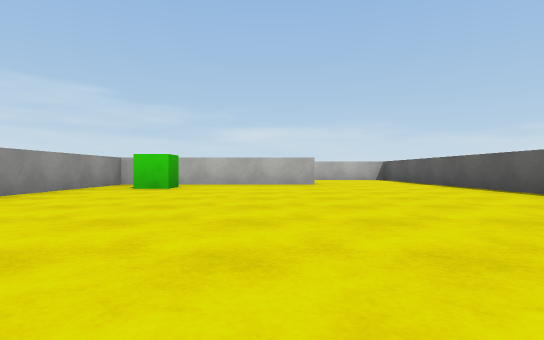
view 1 (above)

24 first-person views from a walk through a Unity game level. The camera is 0.27 m above the floor, looks level and sees 80° across. The floor is counted in squares, 1 m on a side. Each view is taken from the middle of a square. On the plan, view 1 faces up. The plan holds only what a view shows up to about 9 squares ahead; the rest is blank. The place goes on beyond the plan. The player character is not drawn. Surface patterns are stand-ins for the level's own textures.

view 2
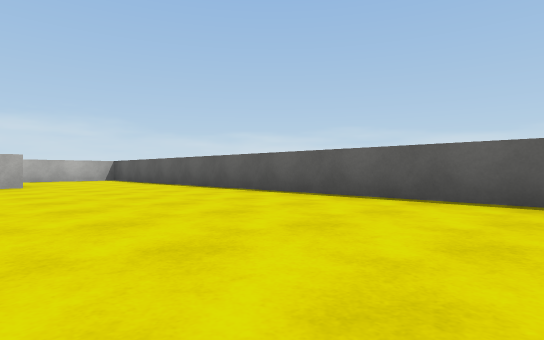

view 3
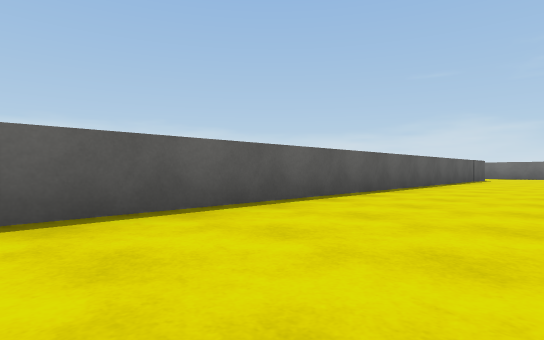

view 4
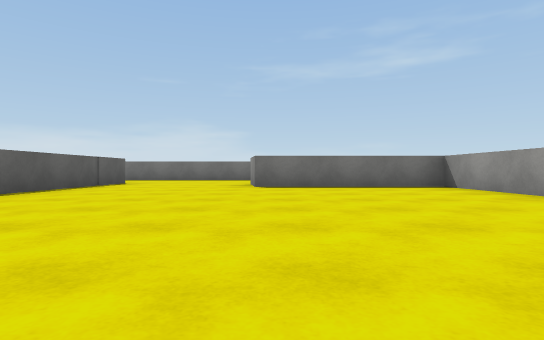

view 5
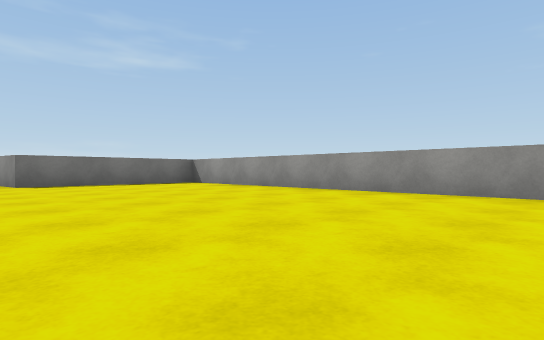

view 6
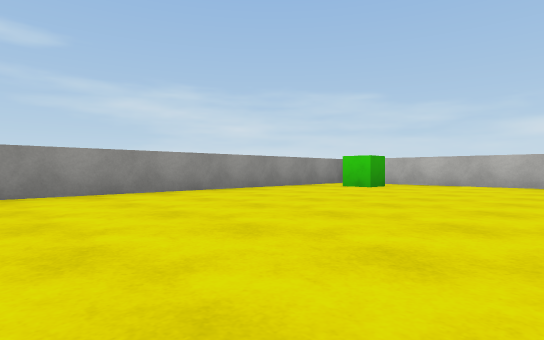

view 7
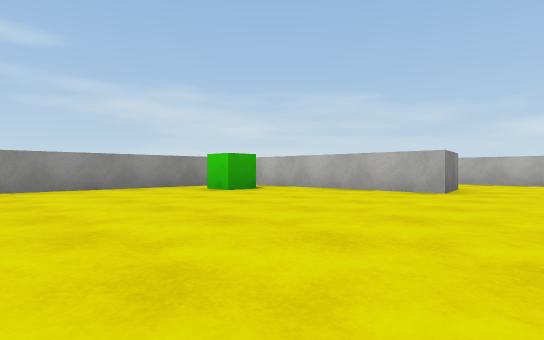

view 8
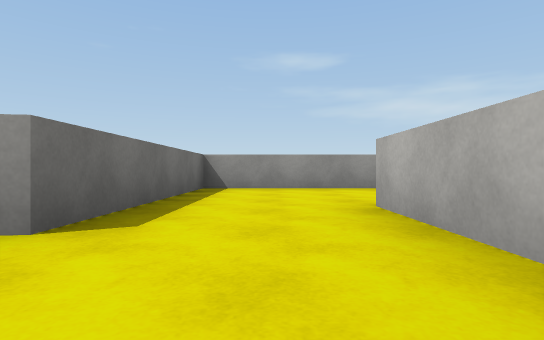

view 9
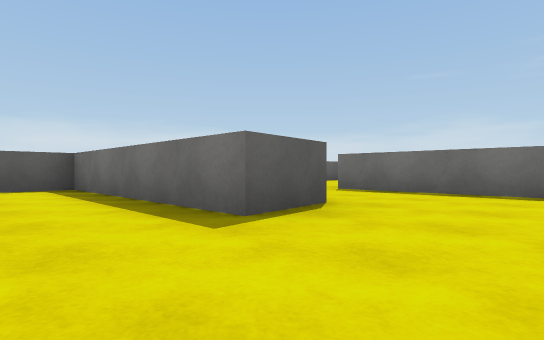

view 10
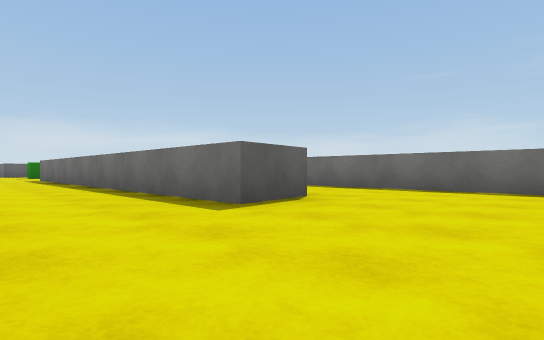

view 11
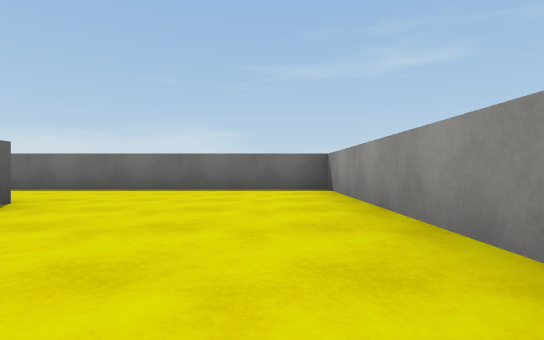

view 12
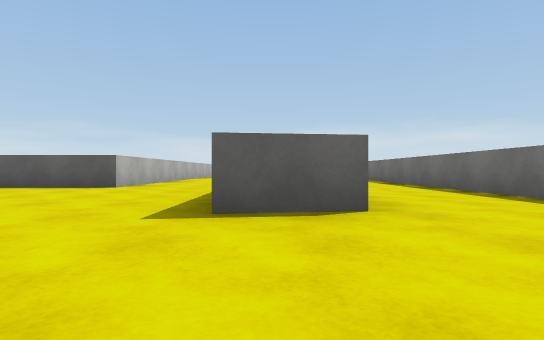

view 13
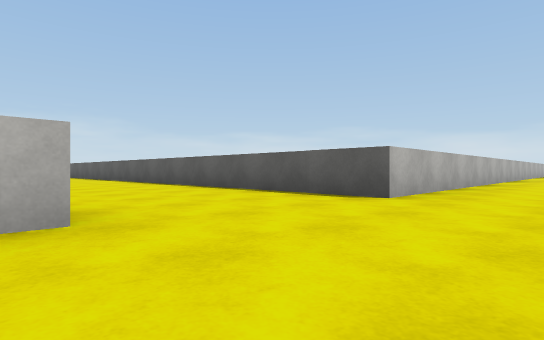

view 14
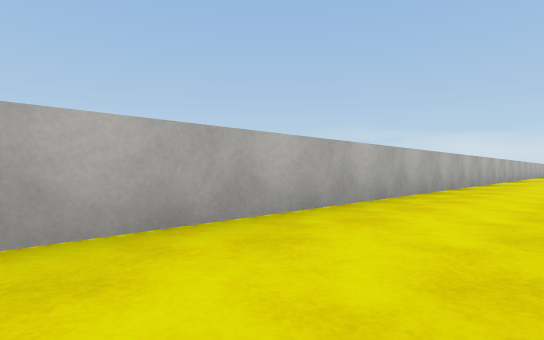

view 15
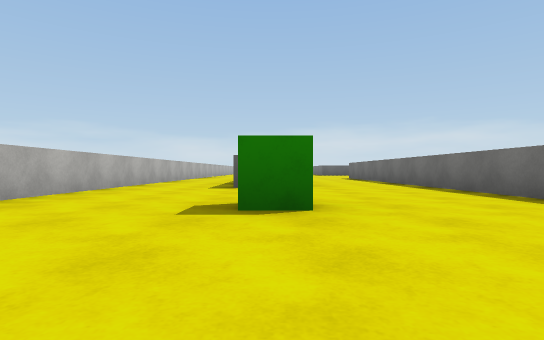

view 16
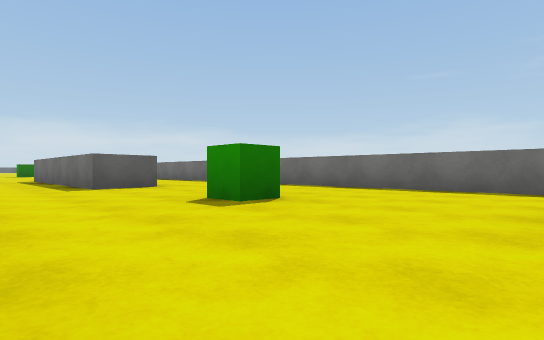

view 17
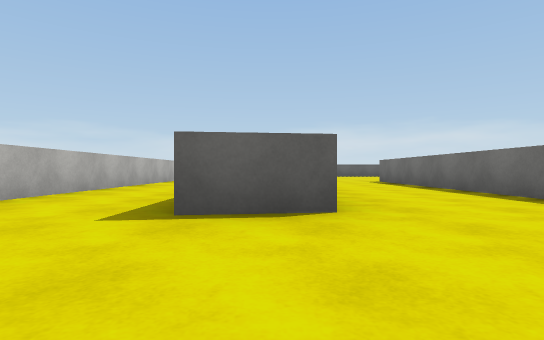

view 18
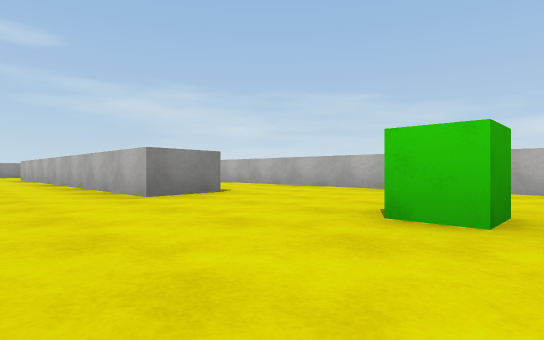

view 19
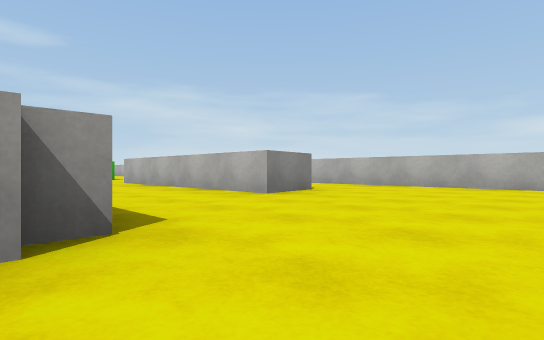

view 20
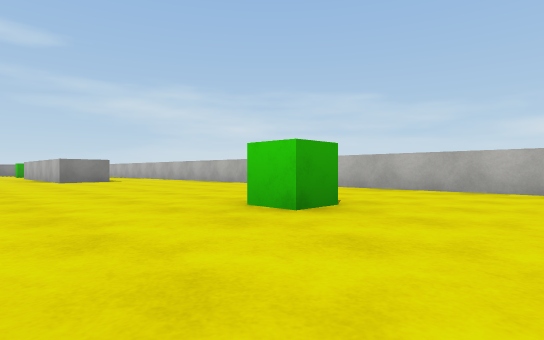

view 21
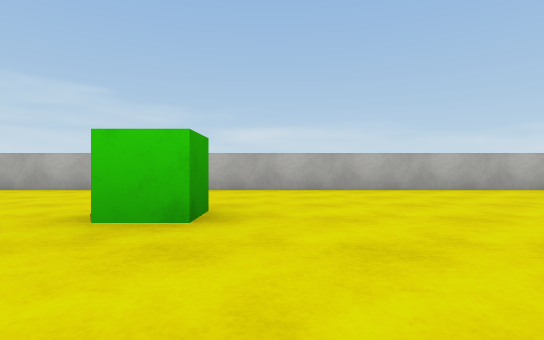

view 22
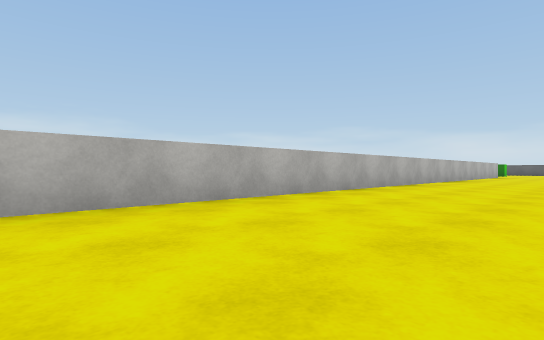

view 23
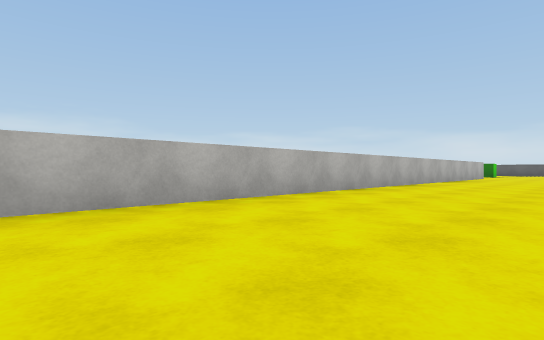

view 24
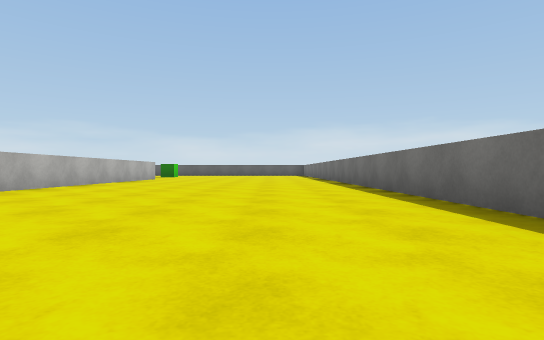

### Floor plan
Ten units are one square. View 1 is at (0, 0); x grows to the right and y downward. Boxes are objects, and circles mark ways between rooms. Rooms are numbered by the first view taken in them; rooms with no view inside come last. Other rooms are left out.
<svg viewBox="-33 -111 403 241">
<path fill="none" stroke="#000" d="M8 -60 -28 -60 -28 62 3 62 4 71M30 76 30 -56M7 -70 8 -60M30 -56 30 -88 6 -88M-4 -88 -6 -98 30 -98 30 -106M-28 -96 -28 -84M-28 89 -28 106M1 106 0 96M84 125 176 125M0 96 77 96 78 106 1 106M173 104 131 104 129 94 172 94M185 76 30 76M-28 106 -28 125 64 125M318 125 365 125M176 125 186 125M172 94 173 104M365 76 185 76M6 -88 -4 -88M-28 -84 -28 -70 7 -70"/>
<rect x="-25" y="-55" width="10" height="10" fill="#bbb"><title>green cube</title></rect>
<rect x="95" y="95" width="10" height="10" fill="#bbb"><title>green cube</title></rect>
<rect x="225" y="95" width="10" height="10" fill="#bbb"><title>green cube</title></rect>
<circle cx="15" cy="-65" r="3" fill="#2a7"/>
<circle cx="15" cy="70" r="3" fill="#2a7"/>
<circle cx="0" cy="-80" r="3" fill="#2a7"/>
<circle cx="-15" cy="-90" r="3" fill="#2a7"/>
<circle cx="-15" cy="100" r="3" fill="#2a7"/>
<circle cx="0" cy="85" r="3" fill="#2a7"/>
<circle cx="172" cy="100" r="3" fill="#2a7"/>
<text x="0" y="10">1</text>
<text x="10" y="-70">2</text>
<text x="0" y="-100">3</text>
<text x="-10" y="90">4</text>
<text x="80" y="100">5</text>
<text x="260" y="110">6</text>
<text x="-10" y="-80">7</text>
</svg>
Room 1 opens to room 2. Room 1 opens to room 5. Room 2 opens to room 7. Room 3 opens to room 7. Room 4 opens to room 5. Room 5 opens to room 6.

Where each view was taken, in squares from view 1:
view 1: 0 up, 0 right, facing up
view 2: 0 up, 0 right, facing up-right
view 3: 2 up, 1 right, facing down-right
view 4: 1 down, 0 right, facing down
view 5: 0 up, 1 right, facing down-left
view 6: 0 up, 1 right, facing up-left
view 7: 2 up, 2 right, facing up-left
view 8: 8 up, 2 right, facing left
view 9: 11 up, 2 left, facing down-right
view 10: 8 down, 2 left, facing down-right
view 11: 8 down, 2 left, facing down
view 12: 10 down, 2 left, facing right
view 13: 9 down, 0 right, facing up-right
view 14: 9 down, 6 right, facing up-right
view 15: 10 down, 8 right, facing right
view 16: 8 down, 8 right, facing down-right
view 17: 10 down, 11 right, facing right
view 18: 12 down, 11 right, facing up-left
view 19: 13 down, 20 right, facing up-left
view 20: 12 down, 25 right, facing up-left
view 21: 12 down, 24 right, facing up
view 22: 10 down, 26 right, facing up-right
view 23: 10 down, 28 right, facing up-right
view 24: 11 down, 30 right, facing right
